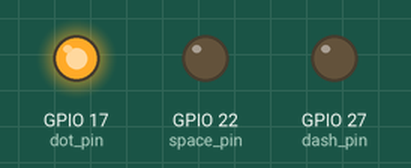
This program was run on a simulated Raspberry Pi (BCM pin numbers). Shown: output pins drawn as LEDs (lit = HIGH). At 29.0 s the program stops and its outputs stay as they are.

Above: at 0.1 s.
At 7.1 s:
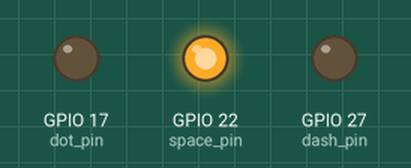
At 18.6 s:
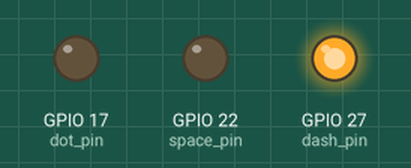
At 28.6 s:
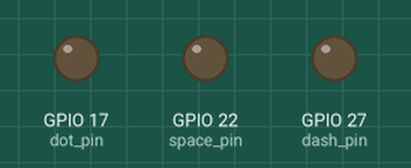
Timing chart, 0 to 30.1 s (numbered marks = the images above):
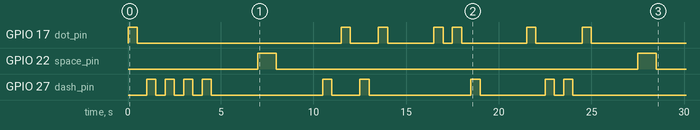

The program:

vibration.py
```python
import RPi.GPIO as GPIO
import time

# Define GPIO pins for vibration modules
dot_pin = 17  # GPIO pin for dot (.)
dash_pin = 27  # GPIO pin for dash (-)
space_pin = 22  # GPIO pin for space (/)

# Morse code dictionary
morse_code_dict = {
    '.': dot_pin,
    '-': dash_pin,
    '/': space_pin
}

# Function to activate vibration
def vibrate(pin, duration=0.5):
    GPIO.output(pin, GPIO.HIGH)
    time.sleep(duration)  # Vibrate for the specified duration
    GPIO.output(pin, GPIO.LOW)
    time.sleep(0.5)  # Add a short delay between vibrations

try:
    GPIO.setmode(GPIO.BCM)

    # Setup GPIO pins
    GPIO.setup(dot_pin, GPIO.OUT)
    GPIO.setup(dash_pin, GPIO.OUT)
    GPIO.setup(space_pin, GPIO.OUT)

    # Read Morse code from file
    with open("morse_code_output.txt", "r") as file:
        morse_code = file.read().strip()

    # Iterate through Morse code and activate vibration accordingly
    for char in morse_code:
        if char in morse_code_dict:
            pin = morse_code_dict[char]
            if char == '/':
                vibrate(pin, 1)  # Longer duration for space
            else:
                vibrate(pin)  # Default duration for dot and dash
        elif char == ' ':
            # Pause for word spacing
            time.sleep(2)  # Adjust duration for word spacing

finally:
    GPIO.cleanup()
```

Measured:
- by itself, GPIO 17 (dot_pin): LOW → HIGH at 0.00 s, → LOW 0.50 s later, → HIGH 11.0 s later, → LOW 0.50 s later, … (14 changes in this stretch)
- by itself, GPIO 22 (space_pin): alternates HIGH for 1.0 s and LOW for 19.5 s
- by itself, GPIO 27 (dash_pin): LOW → HIGH at 1.0 s, → LOW 0.50 s later, → HIGH 0.50 s later, → LOW 0.50 s later, … (18 changes in this stretch)
